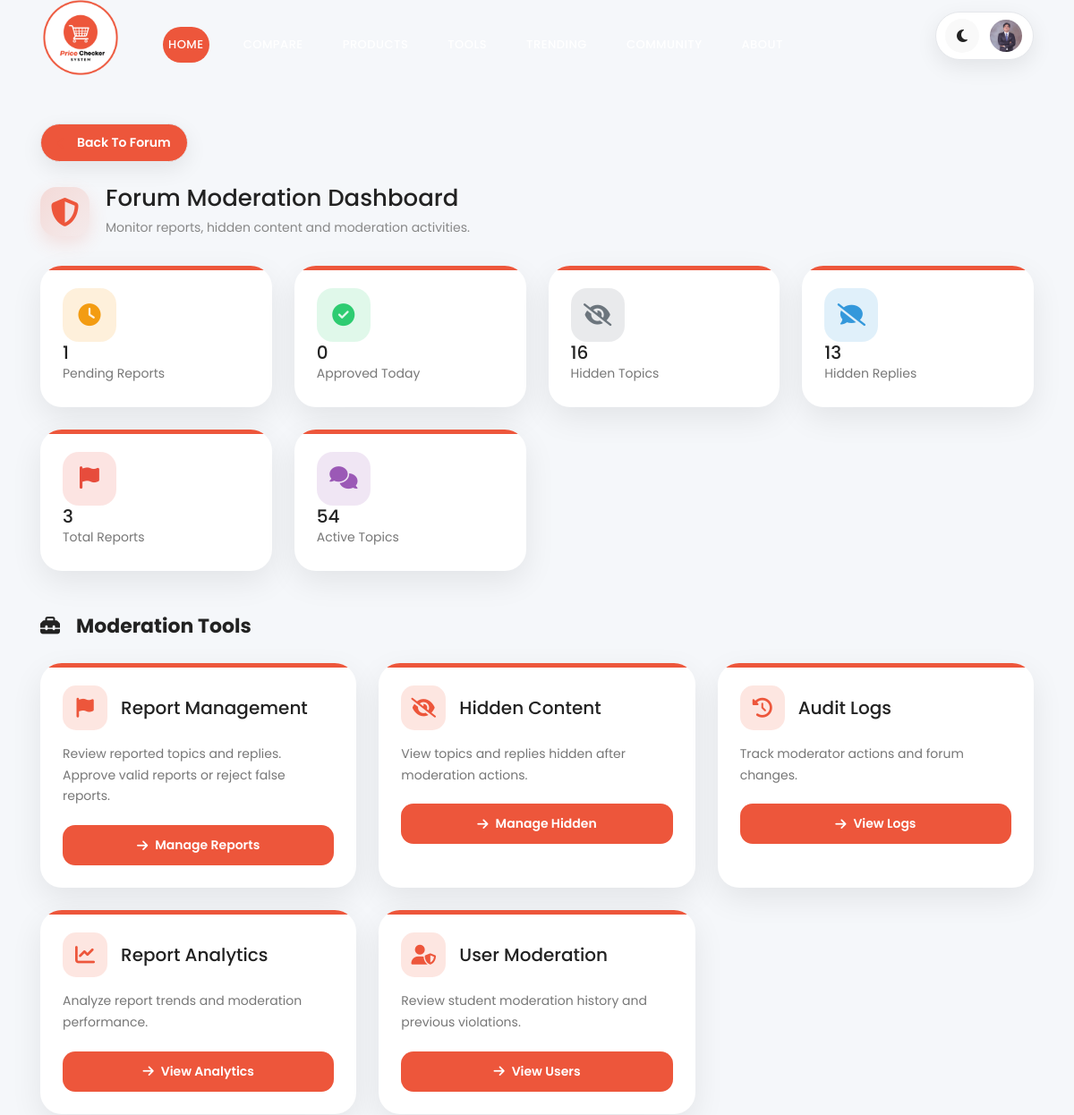
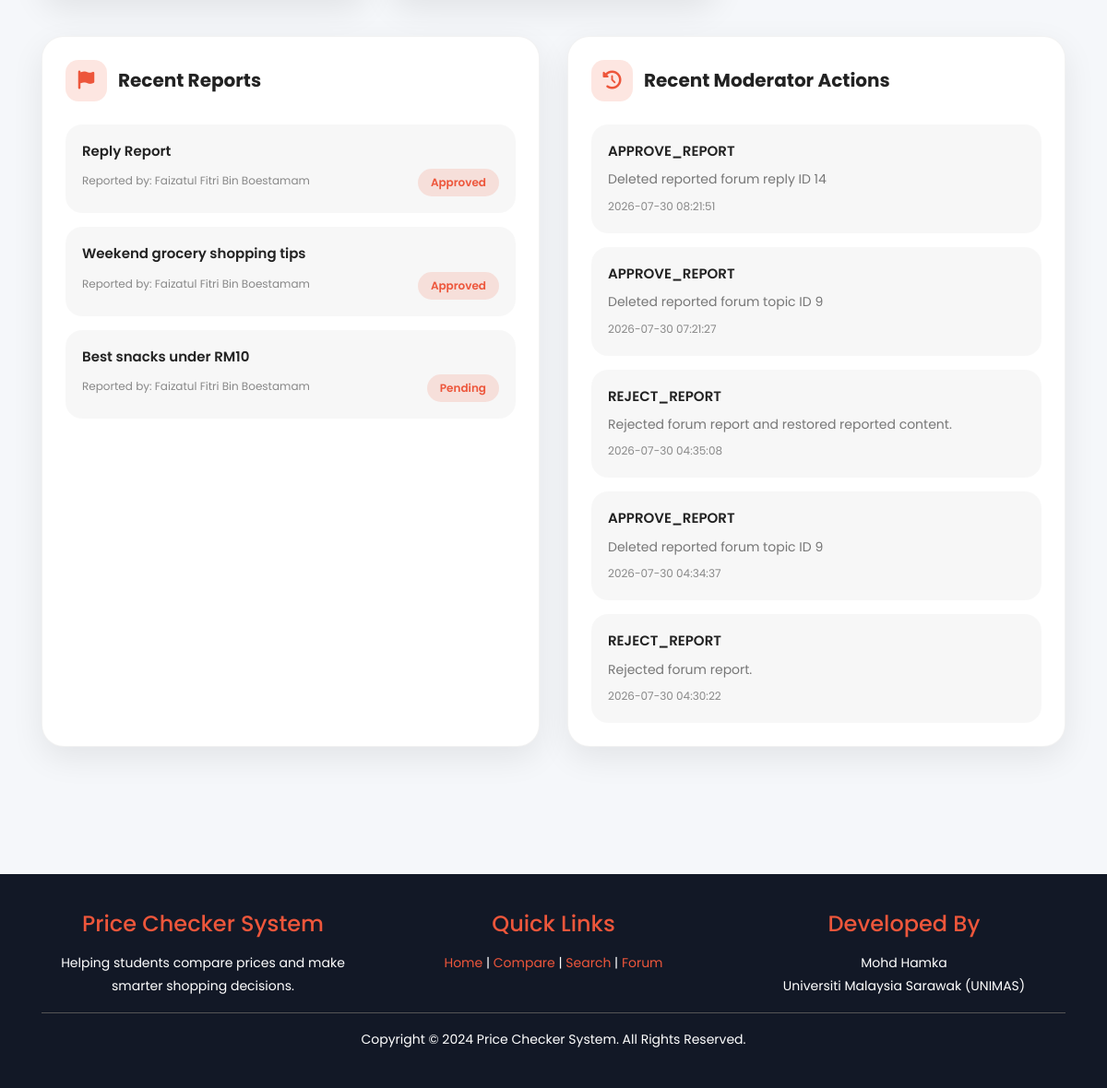
Before: /src/admin/forumModeration.php (signed in) with the older database file (2 pictures, top to bottom).
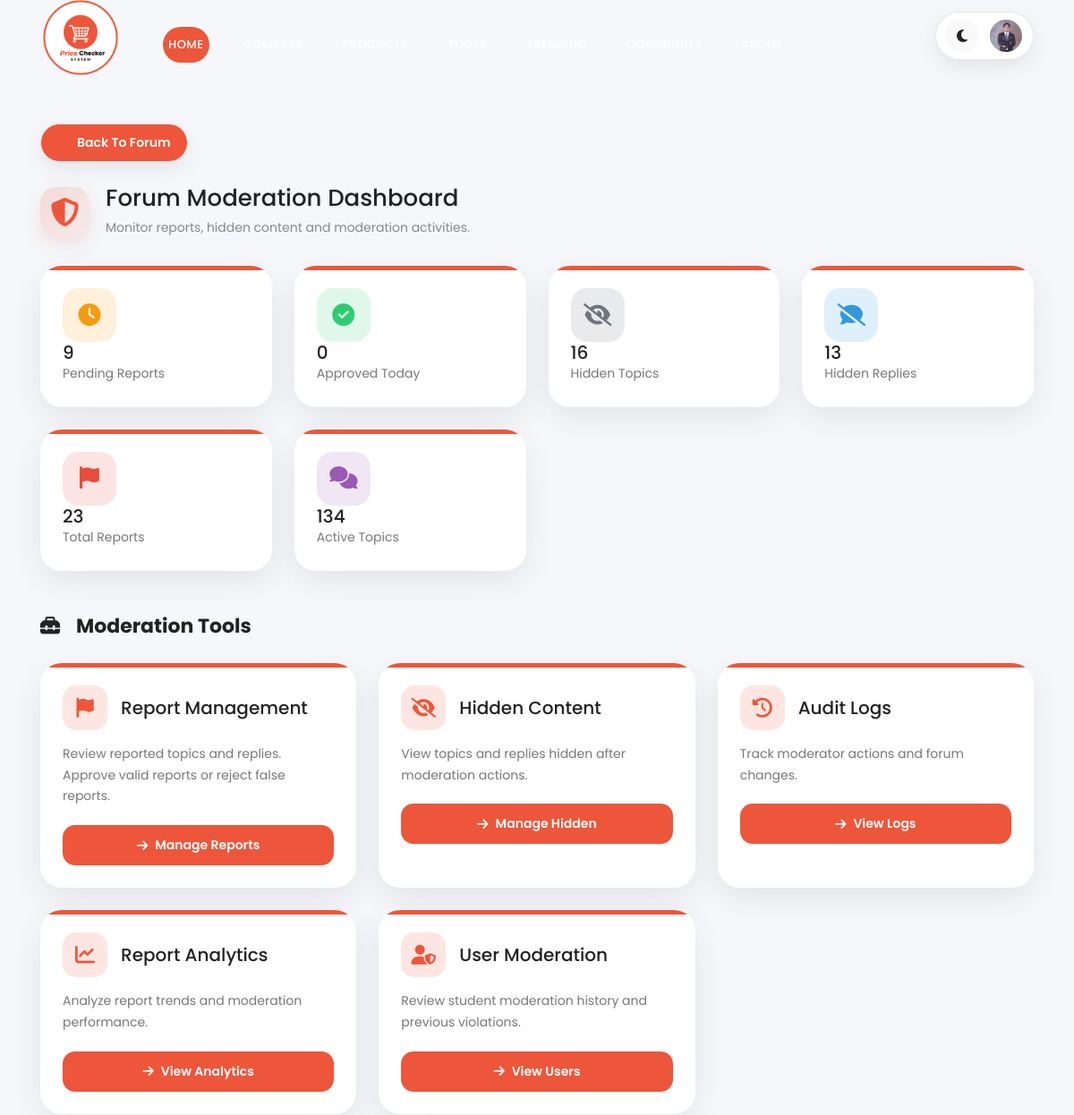
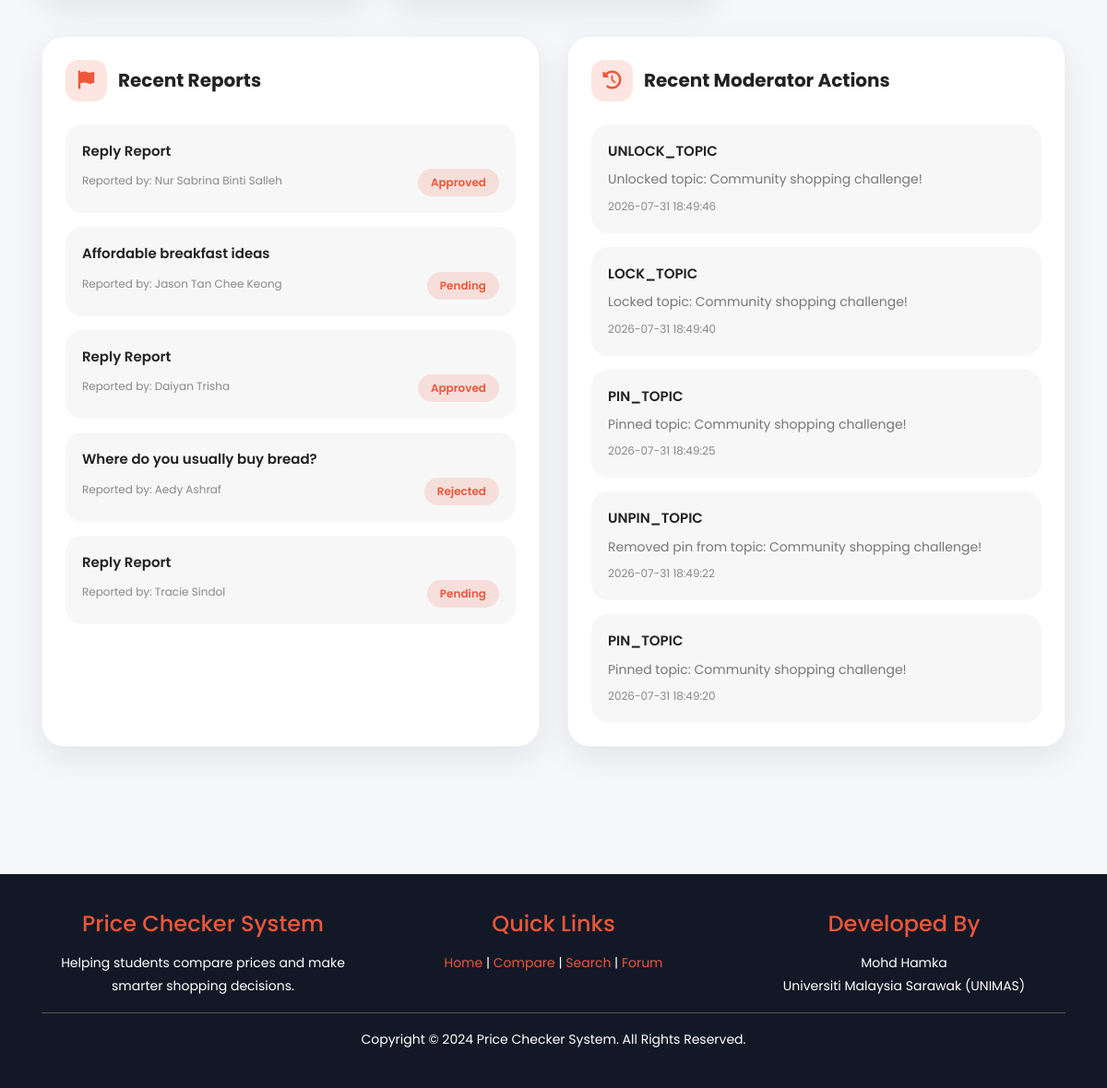
After: the same page with the newer database file (2 pictures, top to bottom).
### tables this page shows
CREATE TABLE `forumreport` (
  `reportID` int(11) NOT NULL,
  `topicID` int(11) DEFAULT NULL,
  `replyID` int(11) DEFAULT NULL,
  `studentID` int(11) DEFAULT NULL,
  `reason` varchar(255) DEFAULT NULL,
  `created_at` timestamp NOT NULL DEFAULT current_timestamp(),
  `status` enum('Pending','Approved','Rejected') DEFAULT 'Pending'
);

CREATE TABLE `student` (
  `studentID` int(11) NOT NULL,
  `fullName` varchar(255) NOT NULL,
  `username` varchar(255) NOT NULL,
  `email` varchar(255) NOT NULL,
  `password` varchar(255) NOT NULL,
  `studentIMG` varchar(255) NOT NULL,
  `logStatus` varchar(255) NOT NULL,
  `created_at` timestamp NOT NULL DEFAULT current_timestamp()
);

CREATE TABLE `forumtopic` (
  `topicID` int(11) NOT NULL,
  `studentID` int(11) NOT NULL,
  `categoryID` int(11) NOT NULL,
  `topicTitle` varchar(200) NOT NULL,
  `topicContent` text NOT NULL,
  `views` int(11) DEFAULT 0,
  `isPinned` tinyint(1) DEFAULT 0,
  `isLocked` tinyint(1) DEFAULT 0,
  `status` enum('Active','Hidden') DEFAULT 'Active',
  `created_at` timestamp NOT NULL DEFAULT current_timestamp(),
  `updated_at` timestamp NOT NULL DEFAULT current_timestamp() ON UPDATE current_timestamp(),
  `topicTags` varchar(255) DEFAULT NULL
);

CREATE TABLE `audit_logs` (
  `auditID` int(11) NOT NULL,
  `adminID` int(11) NOT NULL,
  `module` varchar(100) DEFAULT NULL,
  `action` varchar(100) DEFAULT NULL,
  `target` varchar(255) DEFAULT NULL,
  `description` text DEFAULT NULL,
  `ipAddress` varchar(50) DEFAULT NULL,
  `created_at` timestamp NOT NULL DEFAULT current_timestamp()
);

### src/admin/forumModeration.php (the view, shortened to what the changed rows need)
<?php
include("../config/db_cPCS.php");
$pendingReports=mysqli_fetch_assoc(mysqli_query($conn,"
SELECT COUNT(*) total
FROM forumreport
WHERE status='Pending'
"))['total'];
$totalReports=mysqli_fetch_assoc(mysqli_query($conn,"
SELECT COUNT(*) total
FROM forumreport
"))['total'];
$activeTopics=mysqli_fetch_assoc(mysqli_query($conn,"
SELECT COUNT(*) total
FROM forumtopic
WHERE status='Active'
"))['total'];
$recentReports=mysqli_query($conn,"
SELECT
fr.*,
s.fullName,
t.topicTitle
FROM forumreport fr
LEFT JOIN student s
ON fr.studentID=s.studentID
LEFT JOIN forumtopic t
ON fr.topicID=t.topicID
ORDER BY fr.created_at DESC
LIMIT 5
");
$recentActions=mysqli_query($conn,"
SELECT *
FROM audit_logs
WHERE module IN ('Forum','Forum Admin')
ORDER BY created_at DESC
LIMIT 5
");
?>
<!DOCTYPE html>
<html lang="en">
<head>
    <link rel="stylesheet" type="text/css" href="../../assets/css/bootstrap.min.css">
    <link rel="stylesheet" type="text/css" href="../../assets/css/font-awesome.css">
    <link rel="stylesheet" href="https://cdnjs.cloudflare.com/ajax/libs/font-awesome/6.7.2/css/all.min.css">
    <link rel="stylesheet" href="../../assets/css/styleindex.css">
    <link rel="stylesheet" href="../../assets/css/forum.css">
    <link rel="stylesheet" href="../../assets/css/footer.css">
</head>
<body>
    <section class="section community-section" id="community">
        <div class="container">
            <br><br>
            <div class="forum-page-header">
                <div>
                    <h2>
                        Forum Moderation Dashboard
                    </h2>
                </div>
            </div>
            <div class="moderation-stats">
                <div class="moderation-card">
                    <div>
                        <h3>
                            <?php echo $pendingReports; ?>
                        </h3>
                        <p>
                            Pending Reports
                        </p>
                    </div>
                </div>
                <div class="moderation-card">
                    <div>
                        <h3>
                            <?php echo $totalReports; ?>
                        </h3>
                        <p>
                            Total Reports
                        </p>
                    </div>
                </div>
                <div class="moderation-card">
                    <div>
                        <h3>
                            <?php echo $activeTopics; ?>
                        </h3>
                        <p>
                            Active Topics
                        </p>
                    </div>
                </div>
            </div>
            <div class="moderation-grid">
                <div class="moderation-panels-wrapper">
                    <div class="moderation-panel">
                        <?php while($report=mysqli_fetch_assoc($recentReports)){ ?>
                        <div class="moderation-item">
                            <strong>
                                <?php echo htmlspecialchars(
                                $report['topicTitle'] ?? "Reply Report"
                                ); ?>
                            </strong>
                            <span>
                                <?php echo $report['status']; ?>
                            </span>
                            <small>
                                Reported by:
                                <?php echo $report['fullName']; ?>
                            </small>
                        </div>
                        <?php } ?>
                    </div>
                    <div class="moderation-panel">
                        <?php while($log=mysqli_fetch_assoc($recentActions)){ ?>
                        <div class="moderation-item">
                            <strong>
                                <?php echo htmlspecialchars($log['action']); ?>
                            </strong>
                            <p>
                                <?php echo htmlspecialchars($log['description']); ?>
                            </p>
                            <small>
                                <?php echo $log['created_at']; ?>
                            </small>
                        </div>
                        <?php } ?>
                    </div>
                </div>
            </div>
        </div>
    </section>
    <br><br>
  </body>
</html>

Changed rows visible on the page:
no longer on this page (row unchanged): forumreport: topicTitle "Reply Report", status "Approved", studentID.fullName "Faizatul Fitri Bin Boestamam"
no longer on this page (row unchanged): forumreport: topicID.topicTitle "Weekend grocery shopping tips", status "Approved", studentID.fullName "Faizatul Fitri Bin Boestamam"
no longer on this page (row unchanged): forumreport: topicID.topicTitle "Best snacks under RM10", status "Pending", studentID.fullName "Faizatul Fitri Bin Boestamam"
no longer on this page (row unchanged): audit_logs: action "APPROVE_REPORT", description "Deleted reported forum reply ID 14", created_at "2026-07-30 08:21:51"
no longer on this page (row unchanged): audit_logs: action "APPROVE_REPORT", description "Deleted reported forum topic ID 9", created_at "2026-07-30 07:21:27"
no longer on this page (row unchanged): audit_logs: action "REJECT_REPORT", description "Rejected forum report and restored reported content.", created_at "2026-07-30 04:35:08"
no longer on this page (row unchanged): audit_logs: action "APPROVE_REPORT", description "Deleted reported forum topic ID 9", created_at "2026-07-30 04:34:37"
no longer on this page (row unchanged): audit_logs: action "REJECT_REPORT", description "Rejected forum report.", created_at "2026-07-30 04:30:22"
added forumreport: topicTitle "Reply Report", status "Approved", studentID.fullName "Nur Sabrina Binti Salleh"
added forumreport: topicID.topicTitle "Affordable breakfast ideas", status "Pending", studentID.fullName "Jason Tan Chee Keong"
added forumreport: topicTitle "Reply Report", status "Approved", studentID.fullName "Daiyan Trisha"
added forumreport: topicID.topicTitle "Where do you usually buy bread?", status "Rejected", studentID.fullName "Aedy Ashraf"
added forumreport: topicTitle "Reply Report", status "Pending", studentID.fullName "Tracie Sindol"
added audit_logs: action "UNLOCK_TOPIC", description "Unlocked topic: Community shopping challenge!", created_at "2026-07-31 18:49:46"
added audit_logs: action "LOCK_TOPIC", description "Locked topic: Community shopping challenge!", created_at "2026-07-31 18:49:40"
added audit_logs: action "PIN_TOPIC", description "Pinned topic: Community shopping challenge!", created_at "2026-07-31 18:49:25"
added audit_logs: action "UNPIN_TOPIC", description "Removed pin from topic: Community shopping challenge!", created_at "2026-07-31 18:49:22"
added audit_logs: action "PIN_TOPIC", description "Pinned topic: Community shopping challenge!", created_at "2026-07-31 18:49:20"
Other visible differences:
$pendingReports: "1" → "9"
$totalReports: "3" → "23"
$activeTopics: "54" → "134"
